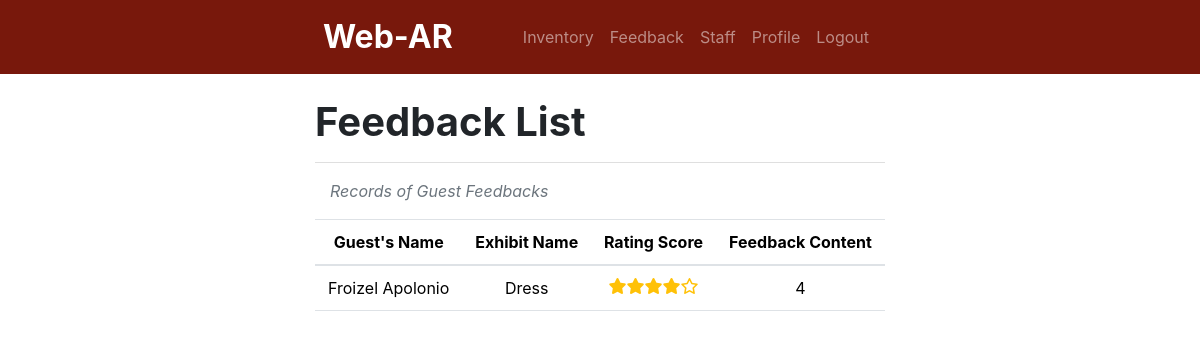
The app's page /inventory/feedback.php (signed in), older data.
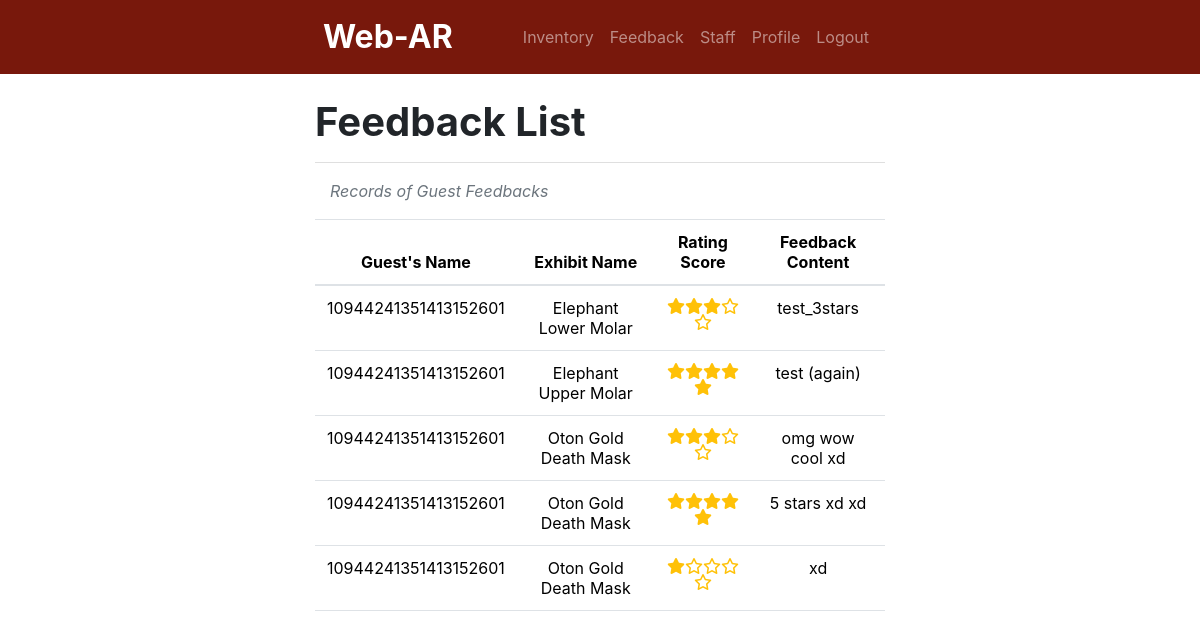
The same page, newer data.
### tables this page shows
CREATE TABLE `feedback` (
  `feedbackID` int(11) NOT NULL,
  `guestID` int(11) NOT NULL,
  `exhibitID` int(11) NOT NULL,
  `ratingScore` tinyint(1) NOT NULL,
  `feedbackTitle` text NOT NULL,
  `feedbackContent` text NOT NULL,
  `feedbackDate` date NOT NULL
);

CREATE TABLE `guest` (
  `guestID` int(11) NOT NULL,
  `guestGoogleID` varchar(20) NOT NULL,
  `guestGoogleEmail` text NOT NULL
);

CREATE TABLE `exhibit` (
  `exhibitID` int(11) NOT NULL,
  `exhibitCode` varchar(20) NOT NULL,
  `exhibitName` text NOT NULL,
  `exhibitInformation` longtext NOT NULL,
  `exhibitModel` longtext NOT NULL,
  `isActive` tinyint(1) NOT NULL DEFAULT 1 COMMENT '1 - active'
);

### inventory/feedback.php (the view, shortened to what this page needs)
<?php
    include '../header.php';
    include 'navbar.php';
    include '../db_connect.php';
?>
<div class="container w-50">
    <h1 class="text-start fw-bold mt-4">Feedback List</h1>
    <hr style="height:1px;border-width:0;color:gray;background-color:gray">
    <div class="container d-flex justify-content-between align-items-center">
        <p class="text-muted fst-italic">Records of Guest Feedbacks</p>
    </div>
    <div class="table-responsive">
        <table class="table table-hover">
            <thead class="text-center">
                <tr>
                    <th scope="col">Guest's Name</th>
                    <th scope="col">Exhibit Name</th>
                    <th scope="col">Rating Score</th>
                    <th scope="col">Feedback Content</th>
                </tr>
            </thead>
            <tbody>
                <?php
                $q = "SELECT feedback.*, guest.guestGoogleID, exhibit.exhibitName
                    FROM feedback
                    LEFT JOIN exhibit ON feedback.exhibitID = exhibit.exhibitID
                    LEFT JOIN guest ON feedback.guestID = guest.guestID";
                $r = mysqli_query($conn, $q);
                while ($row = mysqli_fetch_assoc($r)) {
                    $guestGoogleID        = $row['guestGoogleID'];
                    $exhibitName          = $row['exhibitName'];
                    $guestRating          = $row['ratingScore'];
                    $guestFeedback        = $row['feedbackContent'];
                    ?>
                    <tr>
                        <td class="text-center"> <?php echo $guestGoogleID;?></td>
                        <td class= "text-center"><?php echo $exhibitName; ?></td>
                        <td class="text-center">
                            <?php
                            for ($i = 1; $i <= 5; $i++) {
                                if ($i <= $guestRating) {
                                    echo '<i class="fa-solid fa-star text-warning"></i>';
                                } else {
                                    echo '<i class="fa-regular fa-star text-warning"></i>';
                                }
                            }
                            ?>
                        </td>
                        <td class="text-center"><?php echo $guestFeedback; ?></td>
                    </tr>
                <?php
                }
                ?>
            </tbody>
        </table>
    </div>
</div>

### header.php (shortened to what this page needs)
<head>
    <link href="https://cdn.jsdelivr.net/npm/bootstrap@5.3.1/dist/css/bootstrap.min.css" rel="stylesheet">
    <link rel="stylesheet" href="https://stackpath.bootstrapcdn.com/bootstrap/4.5.2/css/bootstrap.min.css">
    <link rel="stylesheet" href="https://cdnjs.cloudflare.com/ajax/libs/font-awesome/6.0.0-beta3/css/all.min.css">
</head>

### inventory/navbar.php (shortened to what this page needs)
<nav class="navbar navbar-expand-lg navbar-dark">
    <div class="container-fluid w-50 d-flex justify-content-between align-items-center">
        <a class="navbar-brand" href="index.php">Web-AR</a>
        <?php if (isset($_SESSION['user_authenticated'])): ?>
            <div class="collapse navbar-collapse" id="navbarNav">
                <ul class="navbar-nav ms-auto text-end">
                    <?php if ($_SESSION['user_role'] == 'Admin'): ?>
                        <li class="nav-item">
                            <a class="nav-link" href="dashboard.php">Inventory</a>
                        </li>
                        <li class="nav-item">
                            <a class="nav-link" href="feedback.php">Feedback</a>
                        </li>
                        <li class="nav-item">
                            <a class="nav-link" href="staff.php">Staff</a>
                        </li>
                        <li class="nav-item">
                            <a class="nav-link" href="profile.php">Profile</a>
                        </li>
                    <?php endif; ?>
                    <li class="nav-item">
                        <a class="nav-link" href="logout.php">Logout</a>
                    </li>
                </ul>
            </div>
        <?php endif; ?>
    </div>
</nav>

### inventory/navbar.php (style rules this page uses)
.navbar-brand { font-size: 2rem; font-weight: bold; }
.navbar { background-color: #78180c; }

Row changes from the older to the newer data that the page shows:
removed feedback: guestID.guestGoogleID "Froizel Apolonio", exhibitID.exhibitName "Dress", ratingScore 4 (drawn), feedbackContent "4"
added feedback: guestID.guestGoogleID "10944241351413152601", exhibitID.exhibitName "Elephant Lower Molar", ratingScore 3 (drawn), feedbackContent "test_3stars"
added feedback: guestID.guestGoogleID "10944241351413152601", exhibitID.exhibitName "Elephant Upper Molar", ratingScore 5 (drawn), feedbackContent "test (again)"
added feedback: guestID.guestGoogleID "10944241351413152601", exhibitID.exhibitName "Oton Gold Death Mask", ratingScore 3 (drawn), feedbackContent "omg wow cool xd"
added feedback: guestID.guestGoogleID "10944241351413152601", exhibitID.exhibitName "Oton Gold Death Mask", ratingScore 5 (drawn), feedbackContent "5 stars xd xd"
added feedback: guestID.guestGoogleID "10944241351413152601", exhibitID.exhibitName "Oton Gold Death Mask", ratingScore 1 (drawn), feedbackContent "xd"
